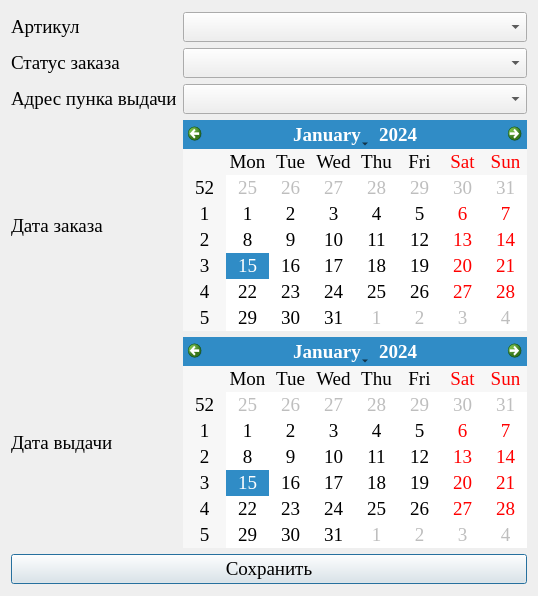
<?xml version="1.0" encoding="UTF-8"?>
<ui version="4.0">
 <class>OrderDialog</class>
 <widget class="QDialog" name="OrderDialog">
  <property name="geometry">
   <rect>
    <x>0</x>
    <y>0</y>
    <width>462</width>
    <height>596</height>
   </rect>
  </property>
  <property name="font">
   <font>
    <family>Times New Roman</family>
    <pointsize>14</pointsize>
   </font>
  </property>
  <property name="windowTitle">
   <string>Заказ</string>
  </property>
  <property name="windowIcon">
   <iconset>
    <normaloff>../../../../../../../time/import/Icon.JPG</normaloff>../../../../../../../time/import/Icon.JPG</iconset>
  </property>
  <layout class="QGridLayout" name="gridLayout">
   <item row="1" column="1">
    <widget class="QLabel" name="label">
     <property name="text">
      <string>Артикул</string>
     </property>
    </widget>
   </item>
   <item row="4" column="2">
    <widget class="QCalendarWidget" name="Date"/>
   </item>
   <item row="3" column="1">
    <widget class="QLabel" name="label_3">
     <property name="text">
      <string>Адрес пунка выдачи</string>
     </property>
    </widget>
   </item>
   <item row="3" column="2">
    <widget class="QComboBox" name="comboBoxAddress"/>
   </item>
   <item row="2" column="2">
    <widget class="QComboBox" name="comboBoxStatus"/>
   </item>
   <item row="5" column="2">
    <widget class="QCalendarWidget" name="DateDelivery"/>
   </item>
   <item row="2" column="3">
    <spacer name="horizontalSpacer_2">
     <property name="orientation">
      <enum>Qt::Horizontal</enum>
     </property>
     <property name="sizeHint" stdset="0">
      <size>
       <width>0</width>
       <height>20</height>
      </size>
     </property>
    </spacer>
   </item>
   <item row="7" column="2">
    <spacer name="verticalSpacer_2">
     <property name="orientation">
      <enum>Qt::Vertical</enum>
     </property>
     <property name="sizeHint" stdset="0">
      <size>
       <width>20</width>
       <height>21</height>
      </size>
     </property>
    </spacer>
   </item>
   <item row="5" column="1">
    <widget class="QLabel" name="label_5">
     <property name="text">
      <string>Дата выдачи</string>
     </property>
    </widget>
   </item>
   <item row="0" column="2">
    <spacer name="verticalSpacer">
     <property name="orientation">
      <enum>Qt::Vertical</enum>
     </property>
     <property name="sizeHint" stdset="0">
      <size>
       <width>20</width>
       <height>21</height>
      </size>
     </property>
    </spacer>
   </item>
   <item row="1" column="2">
    <widget class="QComboBox" name="comboBoxArticle"/>
   </item>
   <item row="2" column="0">
    <spacer name="horizontalSpacer">
     <property name="orientation">
      <enum>Qt::Horizontal</enum>
     </property>
     <property name="sizeHint" stdset="0">
      <size>
       <width>3</width>
       <height>20</height>
      </size>
     </property>
    </spacer>
   </item>
   <item row="4" column="1">
    <widget class="QLabel" name="label_4">
     <property name="text">
      <string>Дата заказа</string>
     </property>
    </widget>
   </item>
   <item row="2" column="1">
    <widget class="QLabel" name="label_2">
     <property name="text">
      <string>Статус заказа</string>
     </property>
    </widget>
   </item>
   <item row="6" column="1" colspan="2">
    <widget class="QPushButton" name="Save">
     <property name="text">
      <string>Сохранить</string>
     </property>
    </widget>
   </item>
  </layout>
 </widget>
 <resources/>
 <connections/>
</ui>
